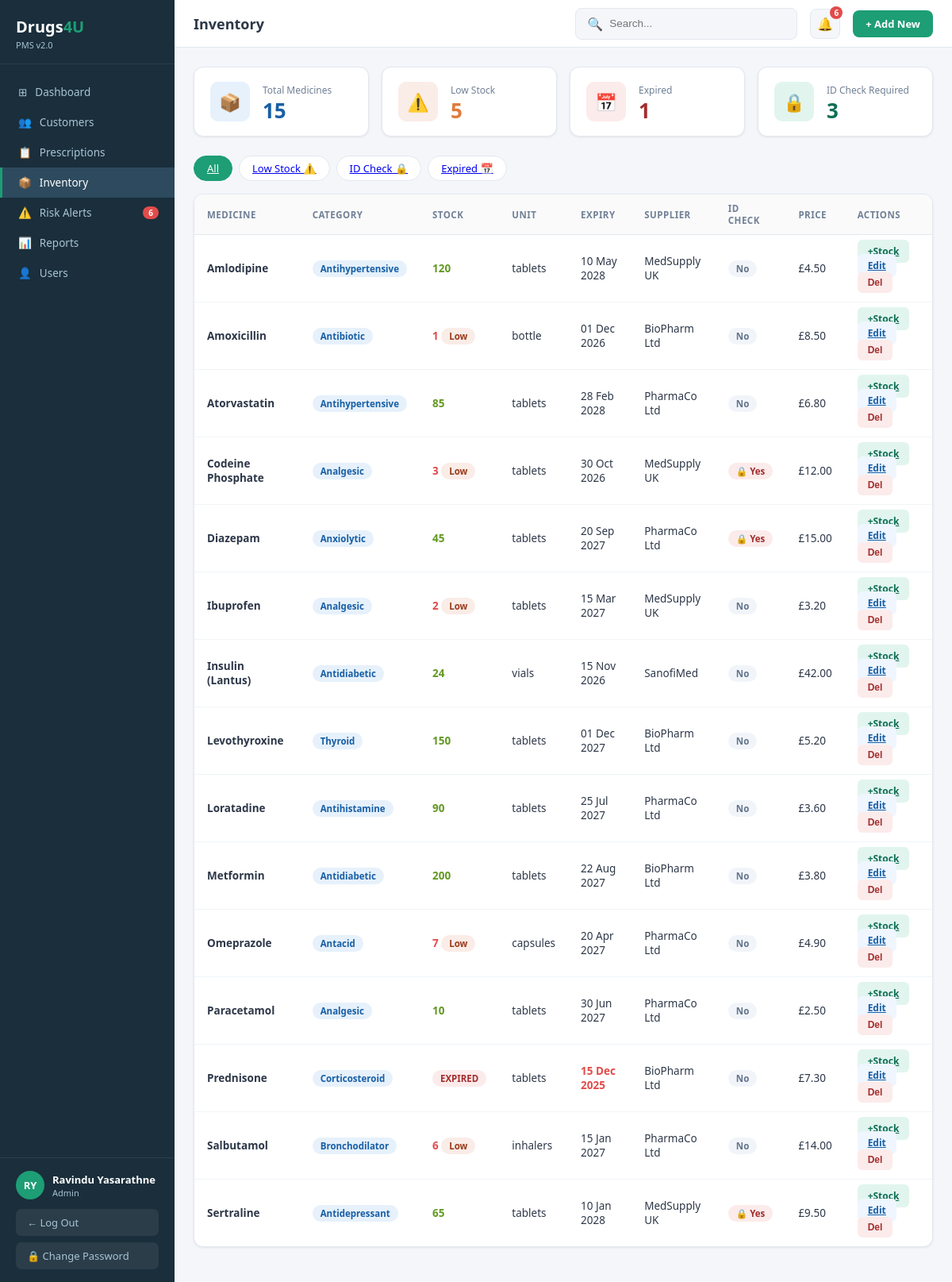
Screenshot of /app.php?page=inventory (signed in) with the database file from the repository.
### tables this page shows
CREATE TABLE IF NOT EXISTS medicines (
    id          INT AUTO_INCREMENT PRIMARY KEY,
    name        VARCHAR(150) NOT NULL,
    category    VARCHAR(80) NOT NULL,
    qty         INT NOT NULL DEFAULT 0,
    unit        VARCHAR(30) NOT NULL DEFAULT 'tablets',
    expiry      DATE,
    supplier    VARCHAR(100),
    id_check    TINYINT(1) NOT NULL DEFAULT 0,
    price       DECIMAL(10,2) DEFAULT 0.00,
    created_at  TIMESTAMP DEFAULT CURRENT_TIMESTAMP
);

### includes/db.php (called while the page is built, shortened)
<?php
function getDB(): mysqli {
    static $conn = null;
    if ($conn === null) {
        $conn = new mysqli(DB_HOST, DB_USER, DB_PASS, DB_NAME, DB_PORT);
        $conn->set_charset('utf8mb4');
    }
    return $conn;
}
function query(string $sql, string $types = '', ...$params): mysqli_result|bool {
    $db  = getDB();
    $stmt = $db->prepare($sql);
    if ($types && $params) {
        $stmt->bind_param($types, ...$params);
    }
    $stmt->execute();
    $result = $stmt->get_result();
    return $result !== false ? $result : true;
}
function fetchAll(string $sql, string $types = '', ...$params): array {
    $res = query($sql, $types, ...$params);
    return $res->fetch_all(MYSQLI_ASSOC);
}

### pages/inventory.php (the view, shortened to what this page needs)
<?php
$filter = $_GET['filter'] ?? 'all';
$whereF = match($filter) {
    'low'     => "WHERE m.qty < ".LOW_STOCK_THRESHOLD,
    'idcheck' => "WHERE m.id_check=1",
    'expired' => "WHERE m.expiry < CURDATE()",
    default   => '',
};
$searchWhere = '';
$binds = [];
$sql = "SELECT m.* FROM medicines m $whereF $searchWhere ORDER BY m.name";
$meds = $binds ? fetchAll($sql, str_repeat('s', count($binds)), ...$binds) : fetchAll($sql);
$lowCount    = count(array_filter($meds, fn($m) => $m['qty'] < LOW_STOCK_THRESHOLD));
$expiredCount= count(array_filter($meds, fn($m) => strtotime($m['expiry']) < time()));
$idCheckCount= count(array_filter($meds, fn($m) => $m['id_check']));
?>
<div class="stats-grid" style="grid-template-columns:repeat(4,1fr)">
  <div class="stat-card"><div class="stat-icon stat-blue">📦</div><div class="stat-info"><div class="label">Total Medicines</div><div class="value" style="color:#185FA5"><?= count($meds) ?></div></div></div>
  <div class="stat-card"><div class="stat-icon stat-orange">⚠️</div><div class="stat-info"><div class="label">Low Stock</div><div class="value" style="color:var(--orange)"><?= $lowCount ?></div></div></div>
  <div class="stat-card"><div class="stat-icon stat-red">📅</div><div class="stat-info"><div class="label">Expired</div><div class="value" style="color:#A32D2D"><?= $expiredCount ?></div></div></div>
  <div class="stat-card"><div class="stat-icon stat-teal">🔒</div><div class="stat-info"><div class="label">ID Check Required</div><div class="value" style="color:var(--teal-dark)"><?= $idCheckCount ?></div></div></div>
</div>
<div class="filters">
  <?php foreach(['all'=>'All','low'=>'Low Stock ⚠️','idcheck'=>'ID Check 🔒','expired'=>'Expired 📅'] as $k=>$v): ?>
  <a class="filter-btn <?= $filter===$k?'active':'' ?>" href="app.php?page=inventory&filter=<?= $k ?>"><?= $v ?></a>
  <?php endforeach; ?>
</div>
<div class="card">
  <table>
    <thead><tr><th>Medicine</th><th>Category</th><th>Stock</th><th>Unit</th><th>Expiry</th><th>Supplier</th><th>ID Check</th><th>Price</th><th>Actions</th></tr></thead>
    <tbody>
    <?php if ($meds): ?>
    <?php foreach ($meds as $m):
      $expired  = strtotime($m['expiry']) < time();
      $lowStock = $m['qty'] < LOW_STOCK_THRESHOLD;
    ?>
    <tr>
      <td><strong><?= htmlspecialchars($m['name']) ?></strong></td>
      <td><span class="badge badge-blue"><?= htmlspecialchars($m['category']) ?></span></td>
      <td>
        <?php if ($expired): ?>
          <span class="badge badge-red">EXPIRED</span>
        <?php elseif ($m['qty'] === 0): ?>
          <span class="badge badge-red">Out of Stock</span>
        <?php elseif ($lowStock): ?>
          <span style="color:var(--red);font-weight:700"><?= $m['qty'] ?></span> <span class="badge badge-orange">Low</span>
        <?php else: ?>
          <span style="color:var(--green);font-weight:600"><?= $m['qty'] ?></span>
        <?php endif; ?>
      </td>
      <td><?= htmlspecialchars($m['unit']) ?></td>
      <td style="<?= $expired?'color:var(--red);font-weight:600':'' ?>"><?= date('d M Y', strtotime($m['expiry'])) ?></td>
      <td><?= htmlspecialchars($m['supplier']) ?></td>
      <td><?= $m['id_check'] ? "<span class='badge badge-red'>🔒 Yes</span>" : "<span class='badge badge-gray'>No</span>" ?></td>
      <td>£<?= number_format($m['price'],2) ?></td>
      <td>
        <a href="app.php?page=inventory&restock=<?= $m['id'] ?>" class="btn-sm btn-view">+Stock</a>
        <a href="app.php?page=inventory&edit=<?= $m['id'] ?>" class="btn-sm btn-edit">Edit</a>
        <form method="POST" style="display:inline" onsubmit="return confirm('Delete this medicine?')">
          <button type="submit" class="btn-sm btn-delete">Del</button>
        </form>
      </td>
    </tr>
    <?php endforeach; ?>
    <?php else: ?>
    <tr><td colspan="9" style="text-align:center;padding:40px;color:var(--text-muted)">No medicines found.</td></tr>
    <?php endif; ?>
    </tbody>
  </table>
</div>

### app.php (style rules this page uses)
* { margin:0;padding:0;box-sizing:border-box }
:root { --sidebar:#1a2e3b;--sidebar-active:#2d4a5e;--sidebar-text:#a8c4d4;--sidebar-active-text:#fff; --teal:#1D9E75;--teal-light:#E1F5EE;--teal-dark:#0F6E56; --blue:#378ADD;--blue-light:#E6F1FB; --orange:#E07B39;--orange-light:#FAECE7; --green:#639922;--green-light:#EAF3DE; --red:#E24B4A;--red-light:#FCEBEB; --amber:#BA7517;--amber-light:#FAEEDA; --gray:#F5F6FA;--border:#E2E8F0;--text:#2D3748;--text-muted:#718096; --white:#ffffff;--card-shadow:0 1px 3px rgba(0,0,0,0.08); }
body { font-family:'Segoe UI',sans-serif;background:var(--gray);color:var(--text);height:100vh;overflow:hidden;display:flex }
.stats-grid { display:grid;grid-template-columns:repeat(4,1fr);gap:16px;margin-bottom:24px }
.stat-card { background:#fff;border-radius:12px;padding:18px 20px;box-shadow:var(--card-shadow);border:1px solid var(--border);display:flex;align-items:center;gap:16px }
.stat-icon { width:50px;height:50px;border-radius:10px;display:flex;align-items:center;justify-content:center;font-size:22px;flex-shrink:0 }
.stat-info .label { font-size:12px;color:var(--text-muted);font-weight:500;margin-bottom:4px }
.stat-info .value { font-size:26px;font-weight:700;line-height:1 }
.stat-teal { background:var(--teal-light) }
.stat-blue { background:var(--blue-light) }
.stat-orange { background:var(--orange-light) }
.stat-red { background:var(--red-light) }
.card { background:#fff;border-radius:12px;box-shadow:var(--card-shadow);border:1px solid var(--border);overflow:hidden;margin-bottom:20px }
table { width:100%;border-collapse:collapse }
th { font-size:11.5px;color:var(--text-muted);font-weight:600;padding:10px 16px;text-align:left;background:#FAFAFA;border-bottom:1px solid var(--border);text-transform:uppercase;letter-spacing:.5px }
td { font-size:13.5px;padding:11px 16px;border-bottom:1px solid #F1F5F9;vertical-align:middle }
tr:last-child td { border-bottom:none }
.badge { display:inline-flex;align-items:center;padding:3px 10px;border-radius:20px;font-size:11.5px;font-weight:600;white-space:nowrap }
.badge-orange { background:var(--orange-light);color:#993C1D }
.badge-red { background:var(--red-light);color:#A32D2D }
.badge-blue { background:var(--blue-light);color:#185FA5 }
.badge-gray { background:#F1F5F9;color:#64748B }
.btn-sm { padding:5px 12px;border-radius:6px;font-size:12px;font-weight:600;cursor:pointer;border:1px solid;transition:.15s }
.btn-view { background:var(--teal-light);color:var(--teal-dark);border-color:transparent }
.btn-edit { background:#EFF6FF;color:#185FA5;border-color:transparent }
.btn-delete { background:var(--red-light);color:#A32D2D;border-color:transparent }
.filters { display:flex;gap:8px;margin-bottom:16px;flex-wrap:wrap;align-items:center }
.filter-btn { padding:6px 16px;border-radius:20px;border:1.5px solid var(--border);background:#fff;font-size:13px;cursor:pointer;font-weight:500;transition:.15s }
.filter-btn.active,.filter-btn:checked { background:var(--teal);color:#fff;border-color:var(--teal) }

### rows the page displays
medicines: name "Amlodipine", category "Antihypertensive", qty "120", unit "tablets", expiry "10 May 2028", supplier "MedSupply UK", id_check "No", price "4.50"
medicines: name "Amoxicillin", category "Antibiotic", qty "1", unit "bottle", expiry "01 Dec 2026", supplier "BioPharm Ltd", id_check "No", price "8.50"
medicines: name "Atorvastatin", category "Antihypertensive", qty "85", unit "tablets", expiry "28 Feb 2028", supplier "PharmaCo Ltd", id_check "No", price "6.80"
medicines: name "Codeine Phosphate", category "Analgesic", qty "3", unit "tablets", expiry "30 Oct 2026", supplier "MedSupply UK", id_check "🔒 Yes", price "12.00"
medicines: name "Diazepam", category "Anxiolytic", qty "45", unit "tablets", expiry "20 Sep 2027", supplier "PharmaCo Ltd", id_check "🔒 Yes", price "15.00"
medicines: name "Ibuprofen", category "Analgesic", qty "2", unit "tablets", expiry "15 Mar 2027", supplier "MedSupply UK", id_check "No", price "3.20"
medicines: name "Insulin (Lantus)", category "Antidiabetic", qty "24", unit "vials", expiry "15 Nov 2026", supplier "SanofiMed", id_check "No", price "42.00"
medicines: name "Levothyroxine", category "Thyroid", qty "150", unit "tablets", expiry "01 Dec 2027", supplier "BioPharm Ltd", id_check "No", price "5.20"
medicines: name "Loratadine", category "Antihistamine", qty "90", unit "tablets", expiry "25 Jul 2027", supplier "PharmaCo Ltd", id_check "No", price "3.60"
medicines: name "Metformin", category "Antidiabetic", qty "200", unit "tablets", expiry "22 Aug 2027", supplier "BioPharm Ltd", id_check "No", price "3.80"
medicines: name "Omeprazole", category "Antacid", qty "7", unit "capsules", expiry "20 Apr 2027", supplier "PharmaCo Ltd", id_check "No", price "4.90"
medicines: name "Paracetamol", category "Analgesic", qty "10", unit "tablets", expiry "30 Jun 2027", supplier "PharmaCo Ltd", id_check "No", price "2.50"
medicines: name "Prednisone", category "Corticosteroid", shows "EXPIRED", unit "tablets", expiry "15 Dec 2025", supplier "BioPharm Ltd", id_check "No", price "7.30"
medicines: name "Salbutamol", category "Bronchodilator", qty "6", unit "inhalers", expiry "15 Jan 2027", supplier "PharmaCo Ltd", id_check "No", price "14.00"
medicines: name "Sertraline", category "Antidepressant", qty "65", unit "tablets", expiry "10 Jan 2028", supplier "MedSupply UK", id_check "🔒 Yes", price "9.50"

### other values shown
$n['icon'] "⊞"
$n['label'] "Dashboard"
$n['icon'] "👥"
$n['label'] "Customers"
$n['icon'] "📋"
$n['label'] "Prescriptions"
$n['icon'] "📦"
$n['label'] "Inventory"
$n['icon'] "⚠️"
$n['label'] "Risk Alerts"
$n['badge'] "6"
$n['icon'] "📊"
$n['label'] "Reports"
$n['icon'] "👤"
$n['label'] "Users"
